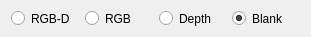
    <widget class="QWidget" name="horizontalLayoutWidget">
     <property name="geometry">
      <rect>
       <x>670</x>
       <y>480</y>
       <width>311</width>
       <height>21</height>
      </rect>
     </property>
     <layout class="QHBoxLayout" name="horizontalLayout">
      <item>
       <widget class="QRadioButton" name="myRadioButton_Tracker_Background_RGBD">
        <property name="minimumSize">
         <size>
          <width>0</width>
          <height>15</height>
         </size>
        </property>
        <property name="maximumSize">
         <size>
          <width>16777215</width>
          <height>15</height>
         </size>
        </property>
        <property name="toolTip">
         <string>Show the corresponding RGB-D image as background</string>
        </property>
        <property name="text">
         <string>RGB-D</string>
        </property>
        <property name="checked">
         <bool>false</bool>
        </property>
       </widget>
      </item>
      <item>
       <widget class="QRadioButton" name="myRadioButton_Tracker_Background_RGB">
        <property name="minimumSize">
         <size>
          <width>0</width>
          <height>15</height>
         </size>
        </property>
        <property name="maximumSize">
         <size>
          <width>16777215</width>
          <height>15</height>
         </size>
        </property>
        <property name="toolTip">
         <string>Show the corresponding RGB image as background</string>
        </property>
        <property name="text">
         <string>RGB</string>
        </property>
        <property name="checked">
         <bool>false</bool>
        </property>
       </widget>
      </item>
      <item>
       <widget class="QRadioButton" name="myRadioButton_Tracker_Background_DDD">
        <property name="enabled">
         <bool>true</bool>
        </property>
        <property name="minimumSize">
         <size>
          <width>0</width>
          <height>15</height>
         </size>
        </property>
        <property name="maximumSize">
         <size>
          <width>16777215</width>
          <height>15</height>
         </size>
        </property>
        <property name="toolTip">
         <string>Show the corresponding Depth image as background</string>
        </property>
        <property name="text">
         <string>Depth</string>
        </property>
        <property name="checked">
         <bool>false</bool>
        </property>
       </widget>
      </item>
      <item>
       <widget class="QRadioButton" name="myRadioButton_Tracker_Background_Blank">
        <property name="minimumSize">
         <size>
          <width>0</width>
          <height>15</height>
         </size>
        </property>
        <property name="maximumSize">
         <size>
          <width>16777215</width>
          <height>15</height>
         </size>
        </property>
        <property name="toolTip">
         <string>Show a black background</string>
        </property>
        <property name="text">
         <string>Blank</string>
        </property>
        <property name="checked">
         <bool>true</bool>
        </property>
       </widget>
      </item>
     </layout>
    </widget>
